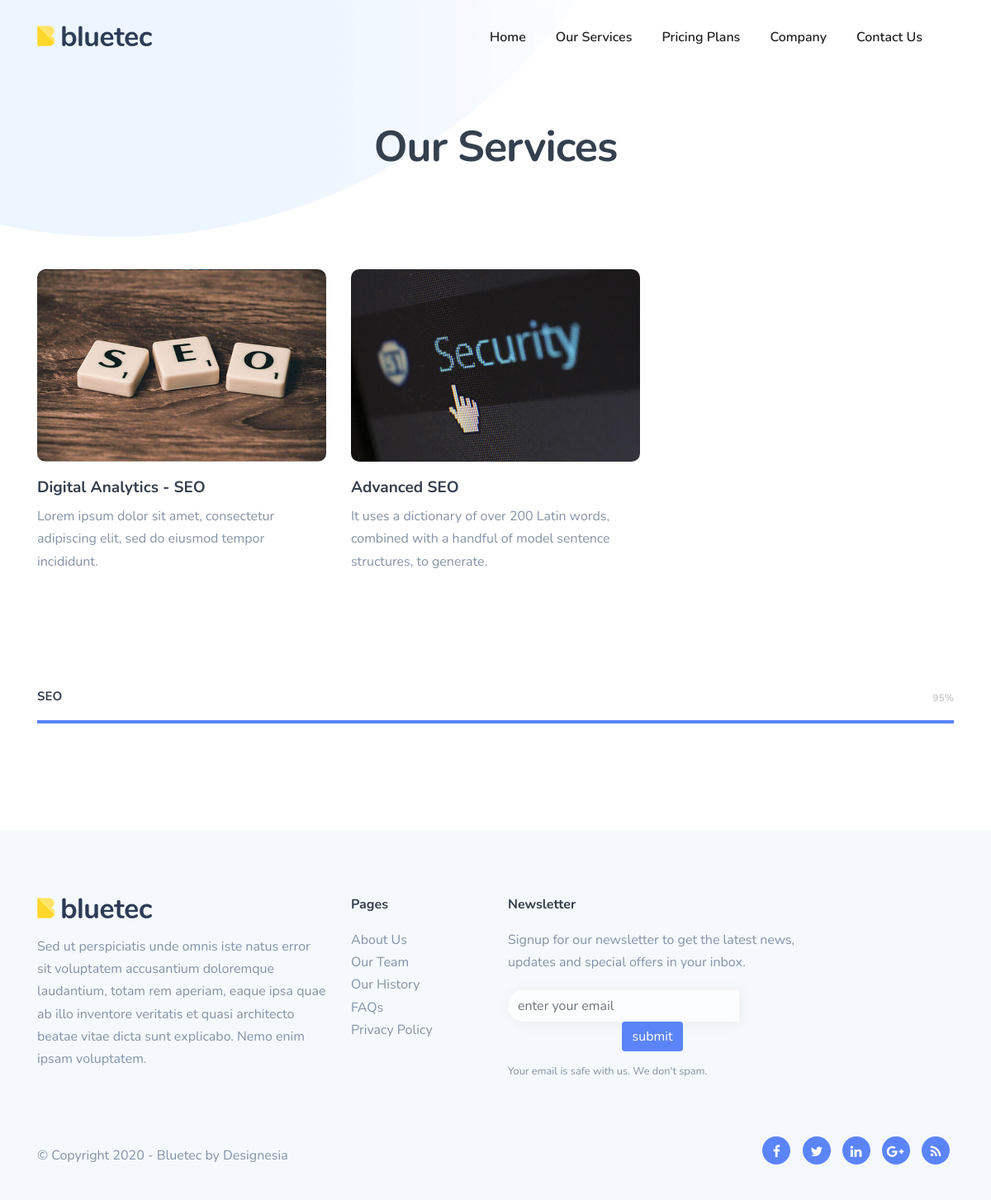
The app's page /services-page/, older data.
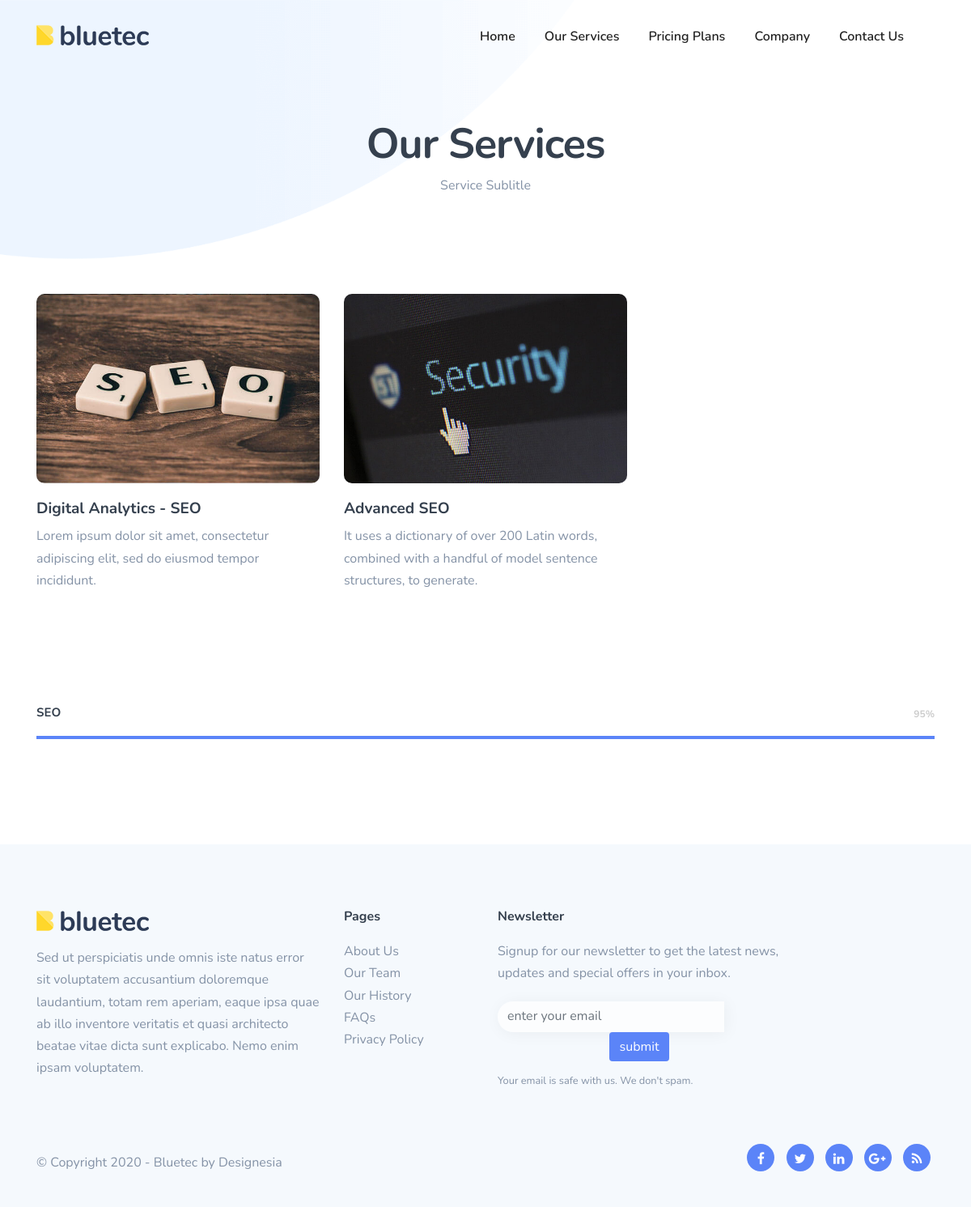
The same page, newer data.
### mainapp/models.py (models this page shows, shortened)
class Servicepagesubtitlemeta(models.Model):
    meta_site_title = models.CharField(max_length=200)
    meta_description = models.CharField(max_length=500)
    meta_keywords = models.CharField(max_length=500)
    sub_title = models.CharField(max_length=500)
    class Meta:
        verbose_name = "Service Subtitle and Meta - Service Page"
        verbose_name_plural = "Service Subtitle and Meta - Service Page"

### mainapp/views.py (the view)
# urls.py: path('services-page/', services_page, name='services_page'),
def services_page(request):
    servicepagesubtitlemeta = Servicepagesubtitlemeta.objects.first()
    servicesection=Servicesection.objects.all()
    serviceskill = Serviceskill.objects.all()
    context = {
        'servicepagesubtitlemeta':servicepagesubtitlemeta,
        'servicesection': servicesection,
        'serviceskill': serviceskill,
    }
    return render(request, 'mainapp/services-page.html',context)

### mainapp/context_processors.py (called while the page is built)
def footer_section_text(request):
    footersection = Footersection.objects.first()
    return {'footersection': footersection}

def get_contact_us_section_text(request):
    contact_us_section_text = Contactussection.objects.first()
    return {'contact_us_section_text': contact_us_section_text}

### templates/mainapp/services-page.html (shortened to what this page needs)
{% extends 'base.html' %}
{% load static %}
{% block body_block %}
<div class="no-bottom no-top" id="content">
    <section id="subheader" data-bgimage="url({% static '' %}images/background/5.png) bottom">
            <div class="center-y relative text-center" data-scroll-speed="4">
                <div class="container">
                    <div class="row">
                        <div class="col-md-8 offset-md-2">
                            <form action='' class="row" id='form_subscribe' method="post" name="myForm">
                        <div class="col-md-12 text-center">
                            <h1>Our Services</h1>
                            <p>{{servicepagesubtitlemeta.sub_title}}</p>
                        </div>
                    </form>
                        </div>
                    </div>
                </div>
            </div>
    </section>
    <section class="no-top service_page">
        <div class="container">
            <div class="row">
                {% for services in servicesection %}
                <div class="col-lg-4 col-md-6 col-sm-6 mb30 service_card">
                    <a href="{{services.url}}">
                        <div class="fp-wrap f-invert mb20">
                            <img src="/media/{{services.image}}" class="fp-image img-fluid" alt="{{services.img_alt}}">
                        </div>
                        <h4>{{services.title}}</h4>
                        <p>{{services.description}}</p>
                    </a>
                </div>
                {% endfor %}
    </section>
    <section class="no-top">
        <div class="container">
            <div class="row">
                {% for serviceskills in serviceskill %}
                <div class="col-md-12">
                    <div class="skill-bar style-2">
                        <h5>{{serviceskills.title}}</h5>
                        <div class="de-progress">
                            <div class="value"></div>
                            <div class="progress-bar" data-value="{{serviceskills.skill_rate}}%">
                            </div>
                        </div>
                    </div>
                </div>
                {% endfor %}
            </div>
        </div>
    </section>
</div>
{% endblock body_block %}

Row changes from the older to the newer data that the page shows:
added Servicepagesubtitlemeta: sub_title "Service Sublitle"
